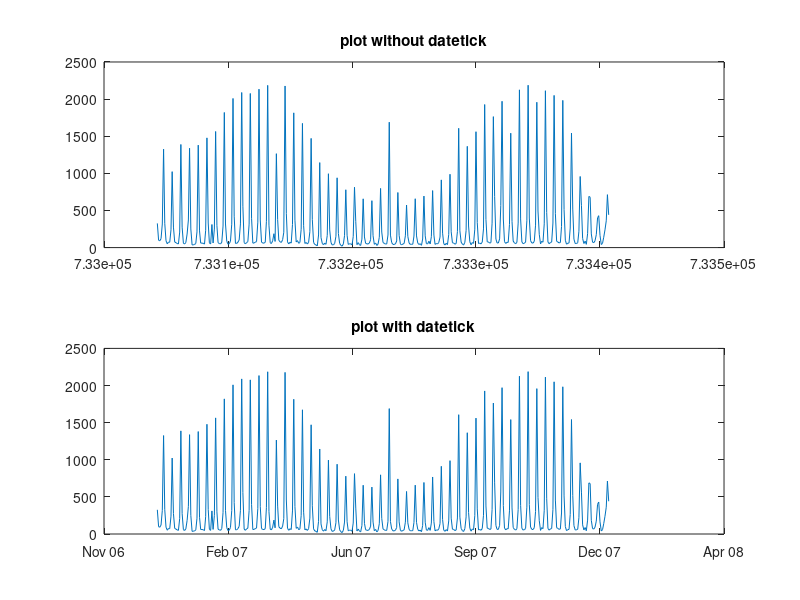

Reproduce this figure in MATLAB.
%% AUSMARRIAGEAXES  Plots Australian marriage data with dates on the axes

%% Get data
load ausmarriage
t = datenum(dates,'mm/dd/yyyy');

%% Plot data
figure
% Numeric labels
subplot(2,1,1)
plot(t,M)
title('plot without datetick')
% Date labels
subplot(2,1,2)
plot(t,M) 
datetick('x','mmm yy','keepticks')
title('plot with datetick')